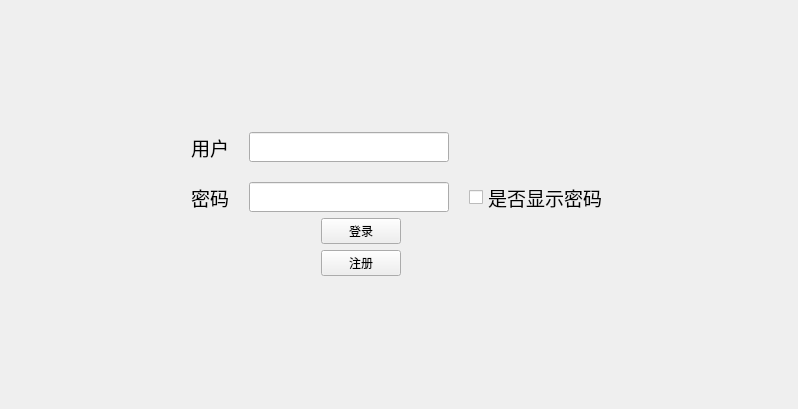
<?xml version="1.0" encoding="UTF-8"?>
<ui version="4.0">
 <class>indexWidget</class>
 <widget class="QWidget" name="indexWidget">
  <property name="geometry">
   <rect>
    <x>0</x>
    <y>0</y>
    <width>798</width>
    <height>409</height>
   </rect>
  </property>
  <property name="sizePolicy">
   <sizepolicy hsizetype="Preferred" vsizetype="Preferred">
    <horstretch>10</horstretch>
    <verstretch>0</verstretch>
   </sizepolicy>
  </property>
  <property name="windowTitle">
   <string>欢迎光临</string>
  </property>
  <property name="styleSheet">
   <string notr="true">QPushButton:hover { color: red }</string>
  </property>
  <layout class="QVBoxLayout" name="verticalLayout_3">
   <item>
    <layout class="QHBoxLayout" name="horizontalLayout">
     <item>
      <spacer name="horizontalSpacer">
       <property name="orientation">
        <enum>Qt::Horizontal</enum>
       </property>
       <property name="sizeHint" stdset="0">
        <size>
         <width>50</width>
         <height>20</height>
        </size>
       </property>
      </spacer>
     </item>
     <item>
      <layout class="QVBoxLayout" name="verticalLayout_2">
       <item>
        <layout class="QGridLayout" name="userLay">
         <property name="spacing">
          <number>20</number>
         </property>
         <item row="0" column="1">
          <widget class="QLineEdit" name="indexWidgeUserLine">
           <property name="sizePolicy">
            <sizepolicy hsizetype="Fixed" vsizetype="Fixed">
             <horstretch>0</horstretch>
             <verstretch>0</verstretch>
            </sizepolicy>
           </property>
           <property name="minimumSize">
            <size>
             <width>200</width>
             <height>30</height>
            </size>
           </property>
           <property name="whatsThis">
            <string>&lt;html&gt;&lt;head/&gt;&lt;body&gt;&lt;p&gt;&lt;br/&gt;&lt;/p&gt;&lt;/body&gt;&lt;/html&gt;</string>
           </property>
          </widget>
         </item>
         <item row="1" column="0" alignment="Qt::AlignHCenter">
          <widget class="QLabel" name="label_2">
           <property name="font">
            <font>
             <pointsize>14</pointsize>
            </font>
           </property>
           <property name="text">
            <string>密码</string>
           </property>
          </widget>
         </item>
         <item row="1" column="1">
          <widget class="QLineEdit" name="indexWidgePasswdLine">
           <property name="sizePolicy">
            <sizepolicy hsizetype="Fixed" vsizetype="Fixed">
             <horstretch>0</horstretch>
             <verstretch>0</verstretch>
            </sizepolicy>
           </property>
           <property name="minimumSize">
            <size>
             <width>200</width>
             <height>30</height>
            </size>
           </property>
           <property name="echoMode">
            <enum>QLineEdit::Password</enum>
           </property>
          </widget>
         </item>
         <item row="1" column="2">
          <widget class="QCheckBox" name="indexWidgePasswdEcho">
           <property name="minimumSize">
            <size>
             <width>0</width>
             <height>30</height>
            </size>
           </property>
           <property name="font">
            <font>
             <pointsize>14</pointsize>
            </font>
           </property>
           <property name="text">
            <string>是否显示密码</string>
           </property>
          </widget>
         </item>
         <item row="0" column="0" alignment="Qt::AlignHCenter">
          <widget class="QLabel" name="label">
           <property name="font">
            <font>
             <pointsize>14</pointsize>
            </font>
           </property>
           <property name="whatsThis">
            <string>&lt;html&gt;&lt;head/&gt;&lt;body&gt;&lt;p&gt;&lt;br/&gt;&lt;/p&gt;&lt;/body&gt;&lt;/html&gt;</string>
           </property>
           <property name="text">
            <string>用户</string>
           </property>
          </widget>
         </item>
        </layout>
       </item>
       <item>
        <layout class="QVBoxLayout" name="verticalLayout">
         <property name="spacing">
          <number>6</number>
         </property>
         <property name="leftMargin">
          <number>130</number>
         </property>
         <item>
          <widget class="QPushButton" name="indexWidgeLoadButton">
           <property name="sizePolicy">
            <sizepolicy hsizetype="Fixed" vsizetype="Fixed">
             <horstretch>0</horstretch>
             <verstretch>0</verstretch>
            </sizepolicy>
           </property>
           <property name="minimumSize">
            <size>
             <width>0</width>
             <height>0</height>
            </size>
           </property>
           <property name="font">
            <font/>
           </property>
           <property name="text">
            <string>登录</string>
           </property>
          </widget>
         </item>
         <item>
          <widget class="QPushButton" name="indexWidgeRegButton">
           <property name="sizePolicy">
            <sizepolicy hsizetype="Fixed" vsizetype="Fixed">
             <horstretch>0</horstretch>
             <verstretch>0</verstretch>
            </sizepolicy>
           </property>
           <property name="minimumSize">
            <size>
             <width>0</width>
             <height>0</height>
            </size>
           </property>
           <property name="font">
            <font/>
           </property>
           <property name="text">
            <string>注册</string>
           </property>
          </widget>
         </item>
        </layout>
       </item>
      </layout>
     </item>
     <item>
      <spacer name="horizontalSpacer_2">
       <property name="orientation">
        <enum>Qt::Horizontal</enum>
       </property>
       <property name="sizeHint" stdset="0">
        <size>
         <width>50</width>
         <height>20</height>
        </size>
       </property>
      </spacer>
     </item>
    </layout>
   </item>
  </layout>
 </widget>
 <resources/>
 <connections/>
</ui>
